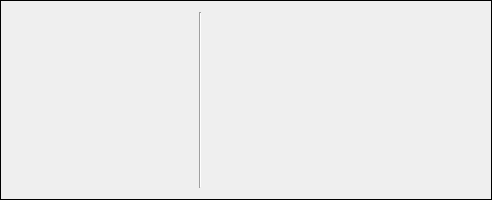
<?xml version="1.0" encoding="UTF-8"?>
<ui version="4.0">
 <class>TabSwitchWidget</class>
 <widget class="QFrame" name="TabSwitchWidget">
  <property name="geometry">
   <rect>
    <x>0</x>
    <y>0</y>
    <width>492</width>
    <height>200</height>
   </rect>
  </property>
  <property name="windowTitle">
   <string>Form</string>
  </property>
  <property name="windowOpacity">
   <double>0.800000000000000</double>
  </property>
  <property name="autoFillBackground">
   <bool>true</bool>
  </property>
  <property name="frameShape">
   <enum>QFrame::Box</enum>
  </property>
  <property name="frameShadow">
   <enum>QFrame::Plain</enum>
  </property>
  <layout class="QHBoxLayout" name="horizontalLayout" stretch="2,0,3">
   <item>
    <widget class="QScrollArea" name="scrollArea">
     <property name="sizePolicy">
      <sizepolicy hsizetype="Expanding" vsizetype="Expanding">
       <horstretch>0</horstretch>
       <verstretch>0</verstretch>
      </sizepolicy>
     </property>
     <property name="frameShape">
      <enum>QFrame::NoFrame</enum>
     </property>
     <property name="frameShadow">
      <enum>QFrame::Plain</enum>
     </property>
     <property name="verticalScrollBarPolicy">
      <enum>Qt::ScrollBarAlwaysOff</enum>
     </property>
     <property name="horizontalScrollBarPolicy">
      <enum>Qt::ScrollBarAlwaysOff</enum>
     </property>
     <property name="widgetResizable">
      <bool>true</bool>
     </property>
     <widget class="QWidget" name="scrollContent">
      <property name="geometry">
       <rect>
        <x>0</x>
        <y>0</y>
        <width>182</width>
        <height>180</height>
       </rect>
      </property>
      <layout class="QVBoxLayout" name="scrollLayout">
       <item>
        <spacer name="verticalSpacer">
         <property name="orientation">
          <enum>Qt::Vertical</enum>
         </property>
         <property name="sizeHint" stdset="0">
          <size>
           <width>20</width>
           <height>161</height>
          </size>
         </property>
        </spacer>
       </item>
      </layout>
     </widget>
    </widget>
   </item>
   <item>
    <widget class="Line" name="line">
     <property name="orientation">
      <enum>Qt::Vertical</enum>
     </property>
    </widget>
   </item>
   <item>
    <widget class="QLabel" name="prevLabel">
     <property name="sizePolicy">
      <sizepolicy hsizetype="Expanding" vsizetype="Preferred">
       <horstretch>0</horstretch>
       <verstretch>0</verstretch>
      </sizepolicy>
     </property>
     <property name="text">
      <string/>
     </property>
    </widget>
   </item>
  </layout>
 </widget>
 <resources/>
 <connections/>
</ui>
